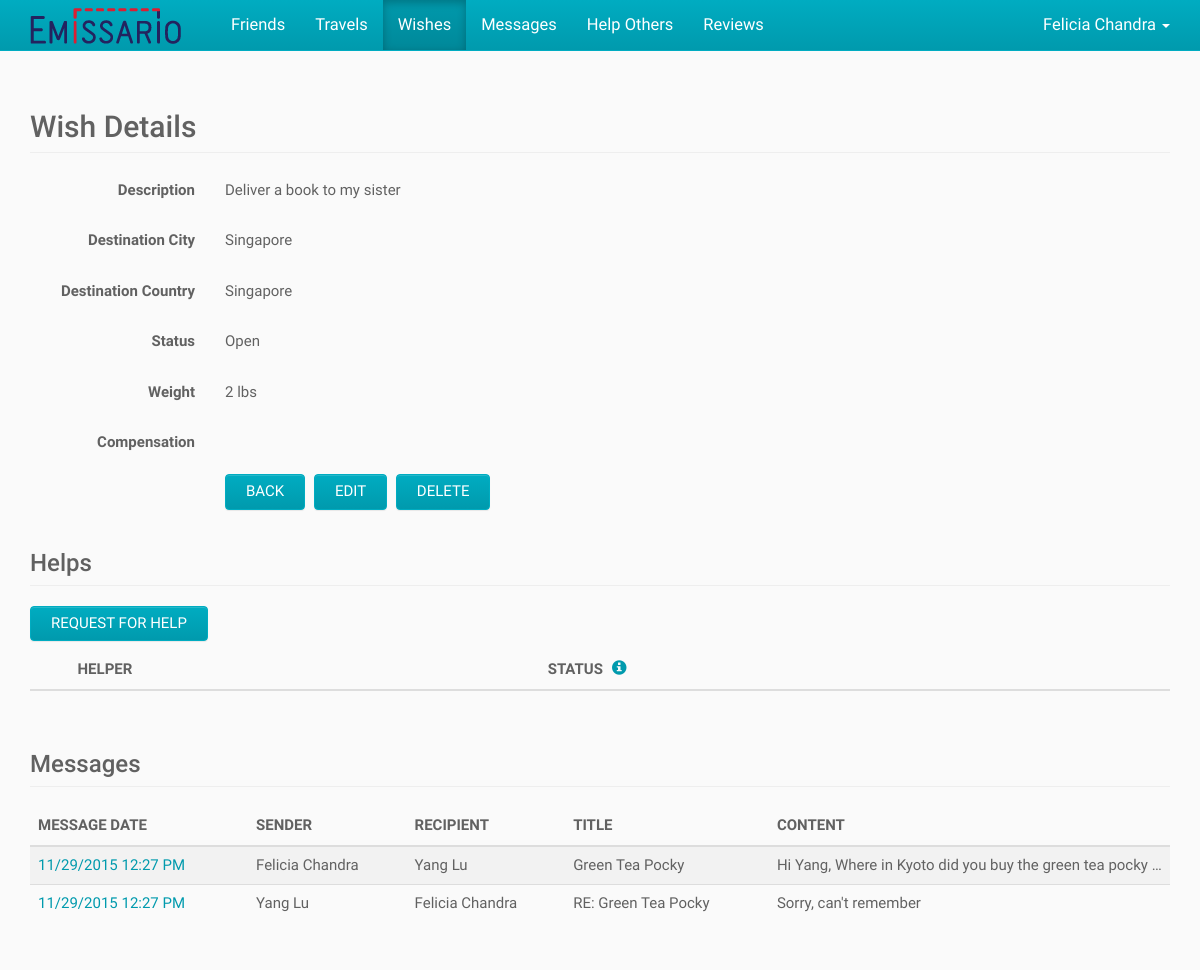
The app's page /index.php/wishes/view/1 (signed in) with its own data.
### tables this page shows
CREATE TABLE IF NOT EXISTS User (
	ID BIGINT NOT NULL AUTO_INCREMENT,
    First_Name VARCHAR(100) NOT NULL,
    Last_Name VARCHAR(100) NULL,
    Email VARCHAR(100) NOT NULL UNIQUE,
    `Password` CHAR(255) NOT NULL,
    City VARCHAR(100) NULL,
    State VARCHAR(100) NULL,
    Country VARCHAR(2) NULL,
    Phone VARCHAR(100) NULL,
    Created_On DATETIME NULL,
    Modified_On DATETIME NULL,
    PRIMARY KEY (ID)
);

CREATE TABLE IF NOT EXISTS Wish (
	ID BIGINT NOT NULL AUTO_INCREMENT,
    User_ID BIGINT NOT NULL,
    Description VARCHAR(1000) NOT NULL,
    Image BLOB NULL,
    Weight VARCHAR(50) NULL,
    Destination_City VARCHAR(100) NULL,
    Destination_Country VARCHAR(2) NULL,
    Max_Date DATE NULL,
    Compensation VARCHAR(100) NULL,
    Created_On DATETIME NULL,
    Modified_On DATETIME NULL,
    PRIMARY KEY (ID),
    FOREIGN KEY (User_ID) REFERENCES User (ID)
);

CREATE TABLE IF NOT EXISTS Country (
	Country_Code VARCHAR(2) NOT NULL,
    Country_Name VARCHAR(100) NOT NULL,
    Created_On DATETIME NULL,
    Modified_On DATETIME NULL,
    PRIMARY KEY (Country_Code)
);

CREATE TABLE IF NOT EXISTS Message (
	ID BIGINT NOT NULL AUTO_INCREMENT,
    Sender_ID BIGINT NOT NULL,
    Recipient_ID BIGINT NOT NULL,
    Title VARCHAR(255) NULL,
    Content VARCHAR(10000) NOT NULL,
    Unread BIT NOT NULL DEFAULT 1,
    Wish_ID BIGINT NULL,
    Created_On DATETIME NULL,
    Modified_On DATETIME NULL,
    PRIMARY KEY (ID),
    FOREIGN KEY (Sender_ID) REFERENCES User (ID),
    FOREIGN KEY (Recipient_ID) REFERENCES User (ID),
    FOREIGN KEY (Wish_ID) REFERENCES Wish (ID)
);

### application/controllers/wishes.php (called while the page is built, shortened)
<?php
class Wishes
{
	public function view($wishID)
	{
		$userID = $GLOBALS["beans"]->siteHelper->getSession("userID");
		$wish = $GLOBALS["beans"]->wishService->getWish($wishID, $userID);
		$messages = $GLOBALS["beans"]->messageService->getMessagesForWish($wishID, $userID);
		require APP . 'views/_templates/header.php';
		require APP . 'views/wishes/view.php';
		require APP . 'views/_templates/footer.php';
	}
}

### index.php (called while the page is built, shortened)
<?php
$app = new Application();

### application/core/service.php (called while the page is built)
<?php
class Service
{
	function __construct($model)
	{
		$this->model = $model;
	}
}

### application/core/model.php (called while the page is built)
<?php
class Model
{
	function __construct($db)
	{
		$this->db = $db;
	}
}

### application/models/userModel.php (called while the page is built, shortened)
<?php
class UserModel extends Model
{
	public function getUser($userID)
	{
		$sql = "SELECT User.*, Country.Country_Name, State.State_Name
				FROM User
				LEFT JOIN Country ON Country.Country_Code = User.Country
				LEFT JOIN State ON State.State_Code = User.State
				WHERE User.ID = :user_id";
		$parameters = array(":user_id" => $userID);
		return $GLOBALS["beans"]->queryHelper->getSingleRowObject($this->db, $sql, $parameters);
	}
}

### application/helpers/queryHelper.php (called while the page is built, shortened)
<?php
class QueryHelper
{
	public function getSingleRowObject($db, $sql, $parameters) {
		$query = $db->prepare($sql);
		$query->execute($parameters);
		$result = $query->fetch();
		return $result;
	}
}

### application/services/userService.php (called while the page is built, shortened)
<?php
class UserService extends Service
{
	public function getUser($userID)
	{
		return $this->model->getUser($userID);
	}
}

### application/models/wishModel.php (called while the page is built, shortened)
<?php
class WishModel extends Model
{
	public function getWish($wishID, $userID = "", $wishStatus = "")
	{
		$sql = "SELECT Wish.*,
					Country.Country_Name AS Destination_Country_Name
				FROM Wish
				LEFT JOIN Country ON Country.Country_Code = Wish.Destination_Country
				WHERE Wish.ID = :wish_id";
		if (is_numeric($userID)) {
			$sql .= " AND Wish.User_ID = :user_id";
		}
		$parameters = array(':wish_id' => $wishID);
		if (is_numeric($userID)) {
			$parameters[":user_id"] = $userID;
		}
		return $GLOBALS["beans"]->queryHelper->getSingleRowObject($this->db, $sql, $parameters);
	}
}

### application/services/wishService.php (called while the page is built, shortened)
<?php
class WishService extends Service
{
	public function getWish($wishID, $userID = "", $wishStatus = "")
	{
		return $this->model->getWish($wishID, $userID, $wishStatus);
	}
}

### application/models/messageModel.php (called while the page is built, shortened)
<?php
class MessageModel extends Model
{
	public function getMessagesForWish($wishID, $userID = "")
	{
		$sql = "SELECT Message.*,
					Sender.First_name AS Sender_First_Name,
					Sender.Last_name AS Sender_Last_Name,
					Recipient.First_Name AS Recipient_First_Name,
					Recipient.Last_Name AS Recipient_Last_Name,
					DATE_FORMAT(Message.Created_On, '%m/%d/%Y %h:%i %p') AS Formatted_Created_On
				FROM Message
				INNER JOIN Wish ON Wish.ID = Message.Wish_ID
				INNER JOIN User Sender ON Sender.ID = Message.Sender_ID
				INNER JOIN User Recipient ON Recipient.ID = Message.Recipient_ID
				WHERE Message.Wish_ID = :wish_id";
		if (is_numeric($userID)) {
			$sql .= " AND (Wish.User_ID = :user_id
						OR Message.Recipient_ID = :user_id
						OR Message.Sender_ID = :user_id)";
		}
		$sql .= " ORDER BY Message.Created_On DESC";
		$parameters = array(":wish_id" => $wishID);
		if (is_numeric($userID))
		{
			$parameters[":user_id"] = $userID;
		}
		$query = $this->db->prepare($sql);
		$query->execute($parameters);
		return $query->fetchAll();
	}
}

### application/services/messageService.php (called while the page is built, shortened)
<?php
class MessageService extends Service
{
	public function getMessagesForWish($wishID, $userID = "")
	{
		return $this->model->getMessagesForWish($wishID, $userID);
	}
}

### application/views/wishes/view.php (the view, shortened to what this page needs)
<div class="container">
	<h2 class="page-header">Wish Details</h2>
	<div class="section form-horizontal">
		<div class="form-group">
			<label class="col-sm-2 control-label">Description</label>
			<div class="col-sm-10">
				<p class="form-control-static"><?php echo $wish->Description ?></p>
			</div>
		</div>
		<div class="form-group">
			<label class="col-sm-2 control-label">Destination City</label>
			<div class="col-sm-10">
				<p class="form-control-static"><?php echo $wish->Destination_City ?></p>
			</div>
		</div>
		<div class="form-group">
			<label class="col-sm-2 control-label">Destination Country</label>
			<div class="col-sm-10">
				<p class="form-control-static"><?php echo $wish->Destination_Country_Name ?></p>
			</div>
		</div>
		<div class="form-group">
			<label class="col-sm-2 control-label">Status</label>
			<div class="col-sm-10">
				<p class="form-control-static"><?php echo $wish->Status ?></p>
			</div>
		</div>
		<div class="form-group">
			<label class="col-sm-2 control-label">Weight</label>
			<div class="col-sm-10">
				<p class="form-control-static"><?php echo $wish->Weight ?></p>
			</div>
		</div>
		<div class="form-group">
			<label class="col-sm-2 control-label">Compensation</label>
			<div class="col-sm-10">
				<p class="form-control-static"><?php echo $wish->Compensation ?></p>
			</div>
		</div>
		<div class="form-group">
			<div class="col-sm-offset-2 col-sm-10">
				<button type="button" id="back" class="btn btn-default">Back</button>
				<?php if (strcasecmp("Open", $wish->Status) == 0) { ?>
					<button type="button" id="edit" class="btn btn-default">Edit</button>
					<button type="button" id="delete" class="btn btn-default">Delete</button>
				<?php } elseif (strcasecmp("Helped", $wish->Status) == 0) { ?>
					<button type="button" id="close" class="btn btn-default">Close</button>
				<?php } ?>
			</div>
		</div>
	</div>
	<div class="section">
		<h3 class="page-header">Helps</h3>
		<?php if (strcasecmp("Open", $wish->Status) == 0) { ?>
			<div class="clearfix table-action">
				<button type="button" id="request" class="btn btn-default">Request for Help</button>
			</div>
		<?php } ?>
		<div class="table-responsive">
			<table class="table table-striped">
				<thead>
					<tr>
						<th width="1%">&nbsp;</th>
						<th width="1%">&nbsp;</th>
						<th>Helper</th>
						<th>
							Status
							<a id="statusInfo" tabindex="0" role="button" data-toggle="popover" class="info-button">
								<i class="glyphicon glyphicon-info-sign"></i>
							</a>
						</th>
					</tr>
				</thead>
			</table>
		</div>
	</div>
	<div class="section">
		<h3 class="page-header">Messages</h3>
		<div class="table-responsive">
			<table class="table table-striped">
				<thead>
					<tr>
						<th>Message Date</th>
						<th>Sender</th>
						<th>Recipient</th>
						<th>Title</th>
						<th>Content</th>
					</tr>
				</thead>
				<tbody>
					<?php foreach ($messages as $message) { ?>
						<tr>
							<td>
								<a href="<?php echo URL_WITH_INDEX_FILE . "messages/view/" . $message->ID; ?>">
									<?php echo $message->Formatted_Created_On ?>
								</a>
							</td>
							<td><?php echo $message->Sender_First_Name . " " . $message->Sender_Last_Name ?></td>
							<td><?php echo $message->Recipient_First_Name . " " . $message->Recipient_Last_Name ?></td>
							<td><?php echo $message->Title ?></td>
							<td class="truncate"><?php echo $message->Content ?></td>
						</tr>
					<?php } ?>
				</tbody>
			</table>
		</div>
	</div>
</div>

### application/views/_templates/header.php (shortened to what this page needs)
<?php
$activeView = "";
if (array_key_exists("PATH_INFO", $_SERVER)) {
	$pathInfoArray = explode("/", $_SERVER["PATH_INFO"]);
	$activeView = $pathInfoArray[1];
}
if (!isset($user)) {
	$user = $GLOBALS["beans"]->userService->getUser($userID);
}
if (!isset($displayNavbar)) {
	$displayNavbar = true;
}
?><!DOCTYPE html>
<html lang="en">
<head>
	<link href="<?php echo URL; ?>public/css/bootstrap.css" rel="stylesheet">
	<link href="<?php echo URL; ?>public/css/bootstrap-theme.css" rel="stylesheet">
	<link href="<?php echo URL; ?>public/css/bootstrap-datepicker3.css" rel="stylesheet">
</head>
<body>
<?php if ($displayNavbar) { ?>
	<nav class="navbar navbar-inverse navbar-fixed-top">
		<div class="container">
			<div class="navbar-header">
				<a class="navbar-brand" href="<?php echo URL_WITH_INDEX_FILE; ?>">
					<img alt="Emissario" src="<?php echo URL; ?>public/img/logo.png" />
				</a>
			</div>
			<?php if (is_numeric($userID)) { ?>
				<div id="navbar" class="navbar-collapse collapse">
					<ul class="nav navbar-nav navbar-left">
						<?php echo $GLOBALS["beans"]->siteHelper->getNavigationHTML($activeView); ?>
					</ul>
					<ul class="nav navbar-nav navbar-right">
						<li class="dropdown">
							<a class="dropdown-toggle" href="#!" aria-expanded="false" aria-haspopup="true" role="button" data-toggle="dropdown">
								<?php echo $user->First_Name . " " . $user->Last_Name ?>
								<span class="caret"></span>
							</a>
						</li>
					</ul>
				</div>
			<?php } ?>
		</div>
	</nav>
<?php } ?>

### records on screen
user: First_Name "Felicia", Last_Name "Chandra"
wish: Description "Deliver a book to my sister", Destination_City "Singapore", country.Country_Name "Singapore", Status "Open", Weight "2 lbs"
message: Formatted_Created_On "11/29/2015 12:27 PM", Sender_ID.First_Name "Felicia", Sender_ID.Last_Name "Chandra", Recipient_ID.First_Name "Yang", Recipient_ID.Last_Name "Lu", Title "Green Tea Pocky", Content "Hi Yang, Where in Kyoto did you buy the green tea pocky…"
message: Formatted_Created_On "11/29/2015 12:27 PM", Sender_ID.First_Name "Yang", Sender_ID.Last_Name "Lu", Recipient_ID.First_Name "Felicia", Recipient_ID.Last_Name "Chandra", Title "RE: Green Tea Pocky", Content "Sorry, can't remember"

### other values on screen
$viewTitle "Friends"
$viewTitle "Travels"
$viewTitle "Wishes"
$viewTitle "Messages"
$viewTitle "Help Others"
$viewTitle "Reviews"
